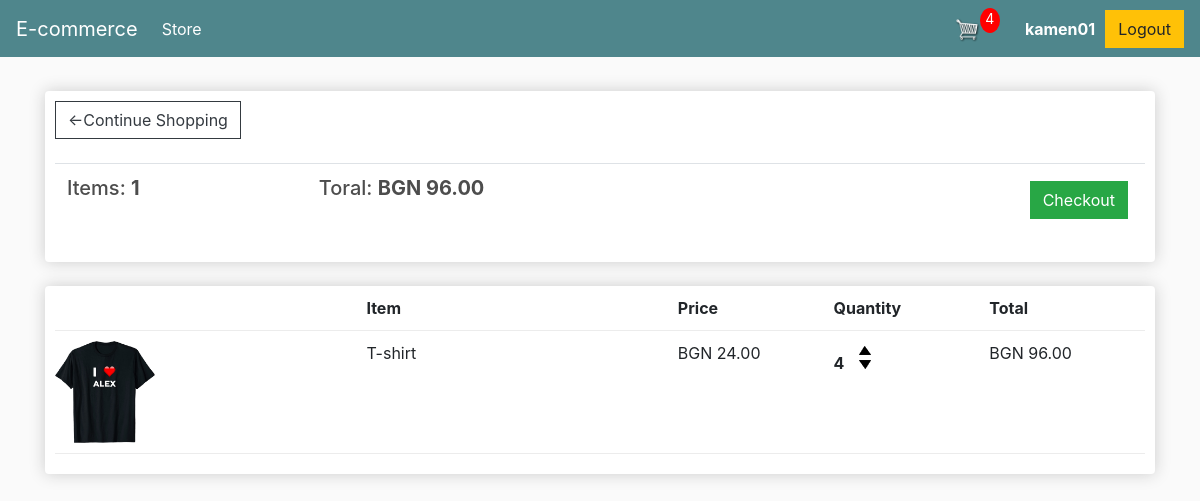
Page /cart/ (signed in) on the earlier database version.
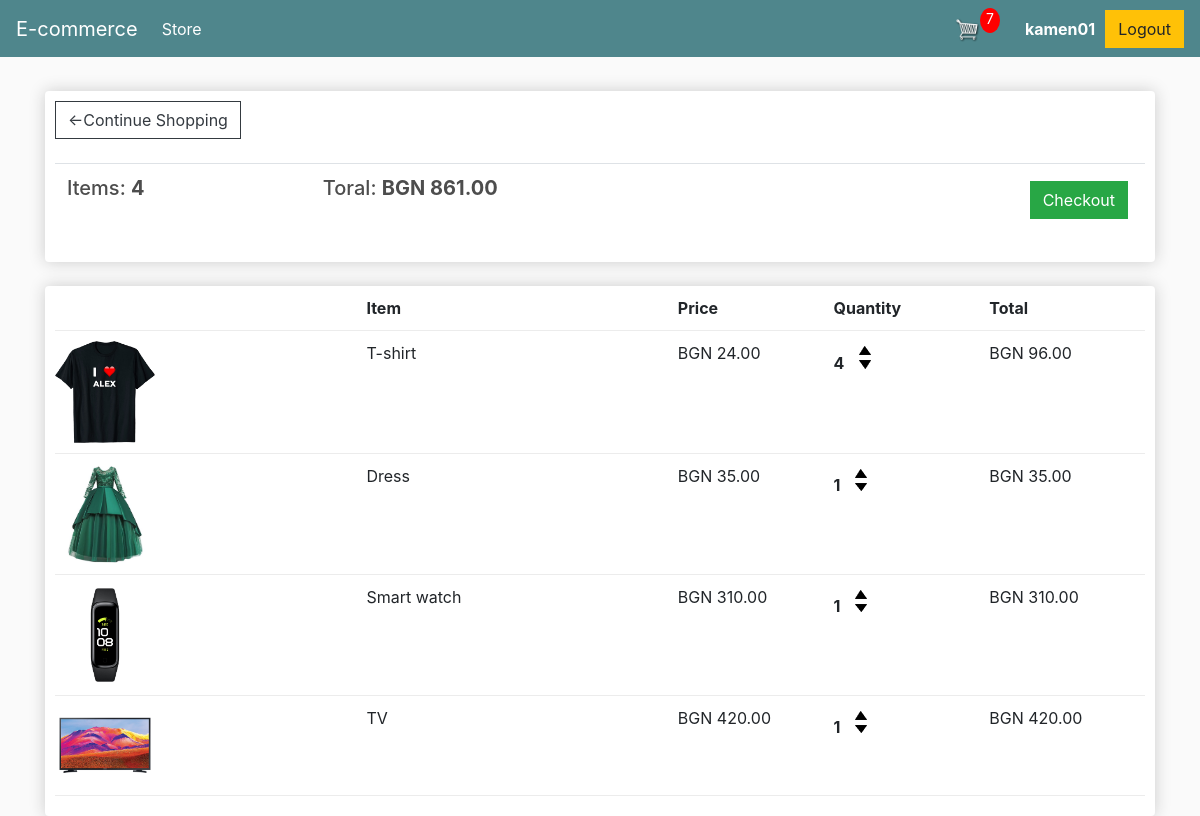
Same page on the later database version.
### ecommerce/store/models.py (models this page shows, shortened)
class Customer(models.Model):
    user = models.OneToOneField(User, on_delete=models.CASCADE)
    name = models.CharField(max_length=40, blank=True, null=True)
    email = models.EmailField(blank=True, null=True)

class Order(models.Model):
    customer = models.ForeignKey(Customer, on_delete=models.SET_NULL, null=True)
    date_ordered = models.DateTimeField(auto_now_add=True)
    complete = models.BooleanField(default=False)
    transaction_id = models.CharField(max_length=20, null=True, blank=True)
    @property
    def total_order_price(self):
        result = 0
        items = self.orderitem_set.all()
        for item in items:
            result += item.total_price
        return result

class OrderItem(models.Model):
    product = models.ForeignKey(Product, on_delete=models.DO_NOTHING)
    order = models.ForeignKey(Order, on_delete=models.CASCADE)
    quantity = models.IntegerField(default=0)
    data_added = models.DateTimeField(auto_now_add=True)
    @property
    def total_price(self):
        result = self.quantity*self.product.price
        return result

class Product(models.Model):
    name = models.CharField(max_length=20)
    price = models.FloatField()
    category = models.ForeignKey(Category, on_delete=models.CASCADE)
    image = models.ImageField(upload_to='static/images/', blank=True, null=True)
    description = models.TextField(max_length=400, null=True, blank=True)

### ecommerce/store/views.py (the view)
# urls.py: path('cart/', cart, name='cart'),
def cart(request):
    if request.user.is_authenticated:
        customer = request.user.customer
        order, created = Order.objects.get_or_create(customer=customer, complete=False)
        items = order.orderitem_set.all()
    else:
        order = None
        items = []
    context = {
        'items': items,
        'order': order,
    }
    return render(request, 'cart.html', context)

### ecommerce/store/templatetags/tags.py (called while the page is built)
@register.simple_tag
def total_order_items(request):
    result = 0
    if not request.user.is_authenticated:
        return result
    try:
        customer = request.user.customer
    except:
        return result
    order, created = Order.objects.get_or_create(customer=customer, complete=False)
    items = order.orderitem_set.all()
    if items:
        for item in items:
            result += item.quantity
    return result

### ecommerce/store/templates/cart.html
{% extends 'main.html' %}
{% load static %}
{% block content %}
    <div class="row">
        <div class="col-lg-12">
            <div class="box-element">
                <a class="btn btn-outline-dark" href="{% url 'store' %}">&#x2190;Continue Shopping</a>
                <br>
                <br>
                <table class="table">
                    <tr>
                        <th><h5>Items: <strong>{{ items|length }}</strong></h5></th>
                        <th><h5>Toral: <strong>BGN {{ order.total_order_price|floatformat:2 }}</strong></h5></th>
                        <th>
                            <a style="float: right; margin: 5px;" class="btn btn-success" href="{% url 'checkout' %}">Checkout</a>
                        </th>
                    </tr>
                </table>
            </div>
            <br>
            <div class="box-element">
                <div class="cart-row">
                    <div style="flex: 2"></div>
                    <div style="flex: 2"><strong>Item</strong></div>
                    <div style="flex: 1"><strong>Price</strong></div>
                    <div style="flex: 1"><strong>Quantity</strong></div>
                    <div style="flex: 1"><strong>Total</strong></div>
                </div>
                {% for item in items %}
                    <div class="cart-row">
                        <div style="flex: 2"><img class="row-image" src="{{ item.product.image.url }}" alt="No image"></div>
                        <div style="flex: 2"><p>{{ item.product.name }}</p></div>
                        <div style="flex: 1"><p>BGN {{ item.product.price|floatformat:2 }}</p></div>
                        <div style="flex: 1">
                            <p class="quantity">{{ item.quantity }}</p>
                            <div class="quantity">
                                <a href="{% url 'increase_quantity_of_ordered_item' item.pk %}"><img class="chg-quantity" src="{% static 'images/arrow-up.png' %}"></a>
                                <a href="{% url 'decrease_quantity_of_ordered_item' item.pk %}"><img class="chg-quantity" src="{% static 'images/arrow-down.png' %}"></a>
                            </div>
                        </div>
                        <div style="flex: 1"><p>BGN {{ item.total_price|floatformat:2 }}</p></div>
                    </div>
                {% endfor %}
            </div>
        </div>
    </div>
{% endblock %}

### templates/main.html (shortened to what this page needs)
{% load tags %}
<!DOCTYPE html>
{% load static %}
<html>
    <head>
        <link rel="stylesheet" href="https://stackpath.bootstrapcdn.com/bootstrap/4.4.1/css/bootstrap.min.css"
>
        <link rel="stylesheet" type="text/css" href="{% static 'css/main.css' %}">
     </head>
     <body>
     <nav class="navbar navbar-expand-lg navbar-dark bg-dark">
         <a class="navbar-brand" href="{% url 'store' %}">E-commerce</a>
         <div class="collapse navbar-collapse" id="navbarSupportedContent">
             <ul class="navbar-nav mr-auto">
                 <li class="nav-item active">
                     <a class="nav-link" href="{% url 'store' %}">Store <span class="sr-only">(current)</span></a>
                 </li>
             </ul>
         </div>
         <div class="form-inline my-2 my-lg-0">
             <a href="{% url 'cart' %}">
                 <img id="cart-icon" src="{% static 'images/cart.png' %}" alt="No Image">
             </a>
             <p id="cart-total">{% total_order_items request %}</p>
             <strong style="color: white; margin-right: 10px; margin-left: 25px;">{{ user }}</strong>
             {% if not user.is_authenticated %}
                <a href="{% url 'login' %}" class="btn btn-warning">Login</a>
             {% elif user.is_authenticated %}
                 <a href="{% url 'logout' %}" class="btn btn-warning">Logout</a>
             {% endif %}
         </div>
     </nav>
             <div class="container">
                    <br>
                    {% block content %}
                     {% endblock content %}
             </div>
     </body>
</html>

### static/css/main.css (style rules this page uses)
body { background-color: hsl(0, 0%, 98%); }
h1,h2,h3,h4,h5,h6 { color:hsl(0, 0%, 30%); }
.box-element { box-shadow:hsl(0, 0%, 80%) 0 0 16px; background-color: #fff; border-radius: 4px; padding: 10px; }
.bg-dark { background-color: #4f868c!important; }
#cart-icon { width:25px; display: inline-block; margin-left: 15px; }
#cart-total { display: block; text-align: center; color:#fff; background-color: red; width: 20px; height: 25px; border-radius: 50%; font-size: 14px; }
.col-lg-4, .col-lg-6, .col-lg-8, .col-lg-12 { margin-top: 10px; }
.btn { border-radius: 0; }
.row-image { width: 100px; }
.cart-row { display: flex; align-items: flex-stretch; padding-bottom: 10px; margin-bottom: 10px; border-bottom: 1px solid #ececec; }
.quantity { display: inline-block; font-weight: 700; padding-right:10px; }
.chg-quantity { width: 12px; cursor: pointer; display: block; margin-top: 5px; transition:.1s; }

Differences in the rows shown:
computed for Order: total_order_price "96.00" → "861.00"
added OrderItem: product.image (picture), product.name "Dress", product.price "35.00", quantity "1", total_price "35.00"
added OrderItem: product.image (picture), product.name "Smart watch", product.price "310.00", quantity "1", total_price "310.00"
added OrderItem: product.image (picture), product.name "TV", product.price "420.00", quantity "1", total_price "420.00"
Other differences:
{{ items|length }}: "1" → "4"
text no longer shown: "4"
text now shown: "7"
